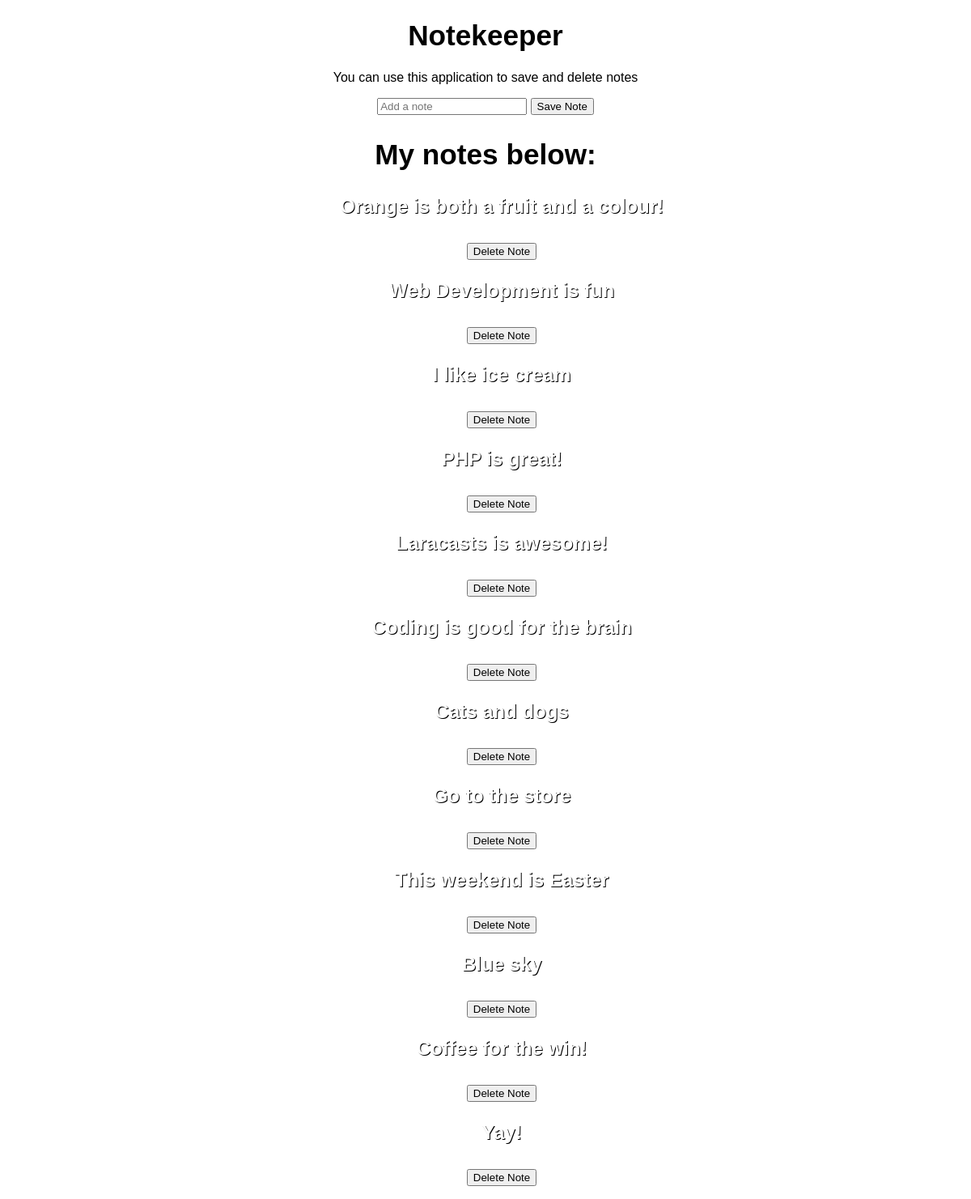
The page / on the database its author committed.
### tables this page shows
CREATE TABLE `Notes` (
  `id` int(11) NOT NULL,
  `note` varchar(255) NOT NULL
);

### bootstrap.php (called while the page is built, shortened)
<?php
    require_once 'database.php';
	require_once 'controllers/Home.php';

### index.php (called while the page is built)
<?php
    require_once 'bootstrap.php';

### database.php (called while the page is built, shortened)
<?php
    class Database
    {
        protected $dbHost = 'localhost';
        protected $dbUser = 'root';
        protected $dbPass = 'root';
        protected $dbName = 'MPMVC';
        public function allNotes()
        {
            $DSN = 'mysql:host='.$this -> dbHost.';dbname='.$this -> dbName;
            try {
                $pdo = new PDO($DSN, $this -> dbUser, $this -> dbPass);
            } catch (PDOException $e){
                die('Connection unsuccessful <br>'.$e);
            }
            $statement = $pdo -> prepare("SELECT * FROM Notes");
            $statement -> execute();
            $this -> data = $statement -> fetchAll(PDO::FETCH_OBJ);
        }
}

### views/notes.view.php (the view, shortened to what this page needs)
<!DOCTYPE html>
<html lang="en">
<head>
    <link rel="stylesheet" type="text/css" href="styles/style.css">
</head>
<body>
    <h1>Notekeeper</h1>
    <p>You can use this application to save and delete notes</p>
    <form action="controllers/Note.php" method="get">
        <input type="text" name="addNote" placeholder="Add a note">
        <button type="submit">Save Note</button>
    </form>
    <h2>My notes below:</h2>
    <ul>
    <?php
        for($i = 0; $i < count($notes); $i++){  ?>
        <li style="list-style: none;">
            <div>
                <form action="controllers/Note.php" method="GET">
                    <p><?php print_r($notes[$i] -> note);?></p>
                    <button type="submit" name='delete' value="<?php echo $notes[$i] -> note;?>">Delete Note</button>
                </form>
            </div>
        </li>
    <?php
        } ?>
 </ul>
</body>
</html>

### controllers/Home.php
<?php
	class Home extends Database
	{
		public function __construct()
		{
			if($_SERVER['REQUEST_URI'] === '/'){
				$this -> allNotes();
				$data = $this -> data;
				$notes = $data;
				$this -> view($notes);
			}
		}
		public function view($notes)
		{
			require_once 'views/notes.view.php';
		}
	}
	$home = new Home();

### styles/style.css (style rules this page uses)
body { text-align: center; font-family: arial; background-image: url('../styles/bg.jpeg'); background-size: cover; background-repeat: none; }
h1, h2 { font-size: 2.2rem; }
li { font-size:1.5rem; font-weight: 800; color:white; text-shadow: 1px 1px black; }

### rows shown on the page
notes: value "Orange is both a fruit and a colour!"
notes: value "Web Development is fun"
notes: value "I like ice cream"
notes: value "PHP is great!"
notes: value "Laracasts is awesome!"
notes: value "Coding is good for the brain"
notes: value "Cats and dogs"
notes: value "Go to the store"
notes: value "This weekend is Easter"
notes: value "Blue sky"
notes: value "Coffee for the win!"
notes: value "Yay!"
